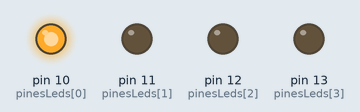
A sketch run on a simulated Arduino Uno, built with avr-gcc and run on an emulated ATmega328P. Parts: output pins drawn as LEDs (lit = HIGH).

Above: at 0.07 s.
At 0.52 s:
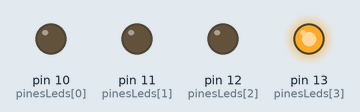
At 1.27 s:
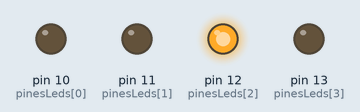
At 2.62 s:
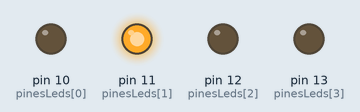
Timing chart, 0 to 3.0 s (numbered marks = the images above):
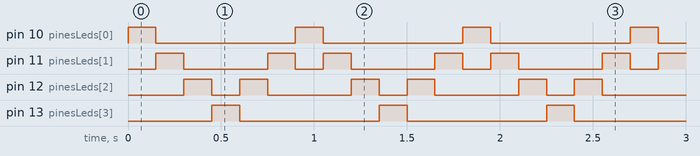

Measured:
- by itself, pin 10 (pinesLeds[0]), pin 13 (pinesLeds[3]): alternates HIGH for 0.15 s and LOW for 0.75 s
- by itself, pin 11 (pinesLeds[1]): repeats every 0.90 s: LOW 0.45 s, HIGH 0.15 s, LOW 0.15 s, HIGH 0.15 s
- by itself, pin 12 (pinesLeds[2]): repeats every 0.90 s: LOW 0.15 s, HIGH 0.15 s, LOW 0.45 s, HIGH 0.15 s

The sketch:

EJ3.ino
```cpp
// Guardamos los pines en un array para poder recorrerlos fácilmente
int pinesLeds[] = {10, 11, 12, 13};
int numLeds = 4;

// Tiempo en milisegundos que cada LED estará encendido
int tiempoEspera = 150;

void setup() {
  for (int i = 0; i < numLeds; i++) {
    pinMode(pinesLeds[i], OUTPUT);
  }
}

void loop() {
  for (int i = 0; i < numLeds; i++) {
    digitalWrite(pinesLeds[i], HIGH);
    delay(tiempoEspera);
    digitalWrite(pinesLeds[i], LOW);
  }
  for (int i = numLeds - 2; i > 0; i--) {
    digitalWrite(pinesLeds[i], HIGH);
    delay(tiempoEspera);
    digitalWrite(pinesLeds[i], LOW);
  }
}
```
